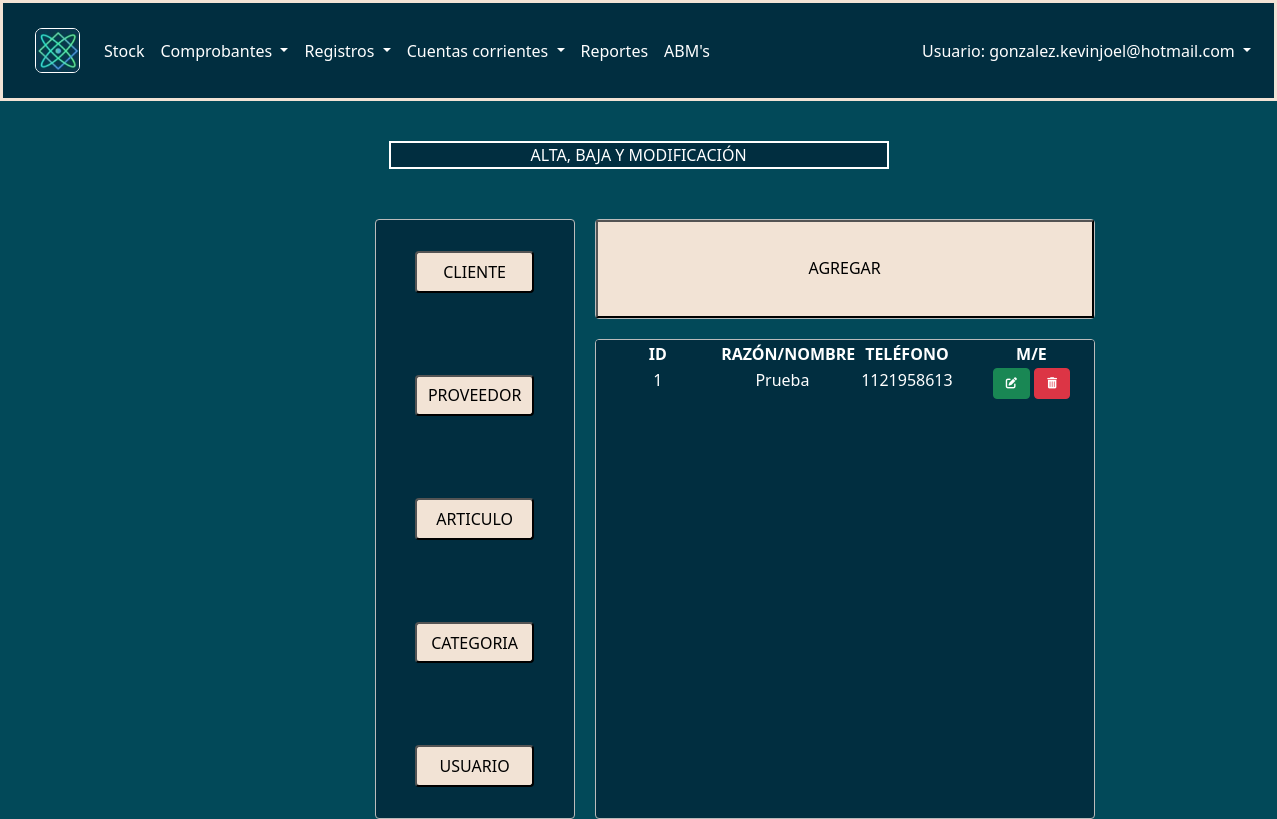
The app's page /abm/abmproveedor/ (signed in), older data.
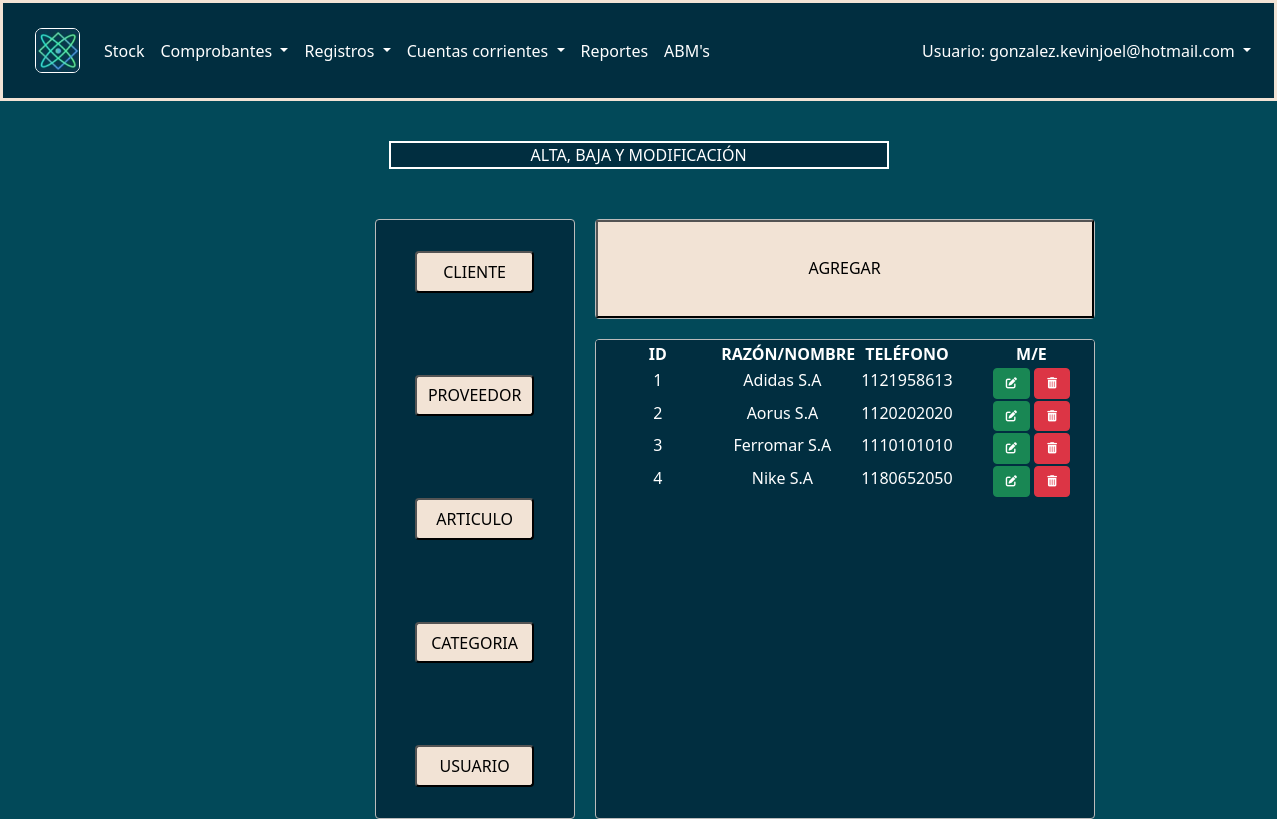
The same page, newer data.
### AppProveedores/models.py (models this page shows, shortened)
class Proveedores(models.Model):
    id_proveedor = models.IntegerField(primary_key = True)
    cuit = models.PositiveIntegerField()
    razon_social = models.CharField('Razón social', max_length=30)
    condicion = models.ForeignKey(CondicionFiscal, on_delete=models.CASCADE)
    telefono = models.CharField('Teléfono', max_length=30)
    email = models.EmailField('Email')
    direccion = models.ForeignKey(Direcciones, on_delete = models.CASCADE)
    created = models.DateTimeField(auto_now_add=True)
    updated = models.DateTimeField(auto_now_add=True)
    class Meta:
        verbose_name = "Proveedor"
        verbose_name_plural = "Proveedores"

### AppABM/views.py (the view)
# urls.py: path('abmproveedor/', views.abmproveedor, name="abmproveedor"),
@login_required
def abmproveedor(request):
    proveedor = Proveedores.objects.all()
    return render(request, "AppABM/abmproveedor.html", {"pro":proveedor})

### AppAgregar/context_processor.py (called while the page is built)
def importe_total(request):
    total=0.0
    if request.user.is_authenticated:
        if "agregar" in request.session.keys():
                for key, value in request.session['agregar'].items():
                        total=total+value['totalcant']
    return {'importe_total': total}

def importe_totalsiniva(request):
    total=0.0
    if request.user.is_authenticated:
        if "agregar" in request.session.keys():
                for key, value in request.session['agregar'].items():
                        total=total+value['subtotal']
    return {'totalsiniva': total}

### AppAgregarV/context_processor.py (called while the page is built)
def importe_total(request):
    total=0.0
    if request.user.is_authenticated:
        if "agregarv" in request.session.keys():
                for key, value in request.session['agregarv'].items():
                        total=total+value['totalcant']
    return {'totalventaIVA': total}

def importe_totalsiniva(request):
    total=0.0
    if request.user.is_authenticated:
        if "agregarv" in request.session.keys():
                for key, value in request.session['agregarv'].items():
                        total=total+value['subtotal']
    return {'totalventa': total}

### AppABM/templates/AppAbm/abmproveedor.html
{% extends "base/base.html" %}
{% load static %}
{% block content %}
<div class="titulocentro">
    <p class="titulofact">ALTA, BAJA Y MODIFICACIÓN</p>
</div>
<div class="todo">
    <div class="cuadrado">
        <div class="cuadro uno">
            <button type="button" class="botonesabm uno">
                <a style="text-decoration:none; color: black" href="{% url 'Abm' %}">CLIENTE</a>
            </button>
            <button type="button" class="botonesabm">
                PROVEEDOR
            </button>
            <button type="button" class="botonesabm">
                <a style="text-decoration:none; color: black" href="{% url 'abmarticulo' %}">ARTICULO</a>
            </button>
            <button type="button" class="botonesabm">
                <a style="text-decoration:none; color: black" href="{% url 'abmcategoria' %}">CATEGORIA</a>
            </button>
            <button type="button" class="botonesabm">
                <a style="text-decoration:none; color: black" href="{% url 'abmusuario' %}">USUARIO</a>
            </button>
        </div>
        <div class="cuadrado dos">
            <div class="cuadro dos">
                <button  style="background-color: #F2E3D5;" type="button" class="botonagregar">
                    <a style="text-decoration:none; color: black; margin-top: 25px;" class="nav-link stock {% if '/agregar/' in request.path %} active {% endif %} prueba" aria-current="page" href="{% url 'agregar_proveedor' %}"> AGREGAR</a>
                </button>
            </div>
            <div class="cuadro tres">
                <table>
                    <thead class="headtabledospr">
                        <tr>
                            <th class="titulotablapr">ID</th>
                            <th class="titulotablapr">RAZÓN/NOMBRE</th>
                            <th class="titulotablapr">TELÉFONO</th>
                            <th class="titulotablapr">M/E</th>
                        </tr>
                    </thead>
                    <tbody>
                        {% if pro %}
                            {% for proveedores in pro %}
                            <tr class="proveedorabm">
                                <td class="contenidotablapr">{{ proveedores.id_proveedor }}</td>
                                <td class="contenidotablapr">{{ proveedores.razon_social }}</td>
                                <td class="contenidotablapr">{{ proveedores.telefono }}</td>
                                <td class="contenidotablapr">
                                    <a href="{% url 'modificar_proveedor' proveedores.id_proveedor %}" class="btn btn-success" style="font-size: 70%;"><i class="fa-solid fa-pen-to-square"></i></a>
                                    <a href="{% url 'modificar_cliente' proveedores.id_proveedor %}" class="btn btn-danger" style="font-size: 70%;"><i class="fa-solid fa-trash-can"></i></a>
                                </td>
                            </tr>
                            {% endfor %}
                        {% endif %}
                    </tbody>
                </table>
            </div>
        </div>
    </div>
</div>
{% endblock %}

### templates/base/base.html (shortened to what this page needs)
{% extends "AppNav/barra.html" %}
    {% load bootstrap4 %}
    {% load sweetify %}
    {% load static %}

### AppNav/templates/AppNav/barra.html (shortened to what this page needs)
<!doctype html>
<html lang="en">
  <head>
    {% load bootstrap4 %}
    {% bootstrap_css %}
    {% load sweetify %}
    {% load static %}
    <link href="https://cdn.jsdelivr.net/npm/bootstrap@5.1.3/dist/css/bootstrap.min.css" rel="stylesheet">
    <link href="{% static 'base/css/styles.css' %}" rel="stylesheet">
    <link rel="stylesheet" href="https://cdnjs.cloudflare.com/ajax/libs/font-awesome/6.1.1/css/all.min.css">
  </head>
  <body class="bodybase">
    <nav class="navbar navbar-expand-lg navbar-light bg-light" style="box-shadow: 2px 2px 3px 3px #3F4450">
      <div class="container-fluid">
        <a class="navbar-brand zz" href="{% url 'Home' %}"><img src="/static/base/img/logoge.png" class="logo" alt="Logo"></a>
      {% if request.user.is_authenticated %}
        <div class="collapse navbar-collapse" id="navbarSupportedContent">
          <ul class="navbar-nav me-auto mb-2 mb-lg-0" style="width: 80%;">
            <li class="nav-item">
              <a class="nav-link zz yy" aria-current="page" href="{% url 'Stock' %}">Stock</a>
            </li>
            <li class="nav-item dropdown">
              <a class="nav-link dropdown-toggle zz yy" href="#" id="navbarDropdown" role="button" data-bs-toggle="dropdown" aria-expanded="false">
                Comprobantes
              </a>
            </li>
            <li class="nav-item dropdown">
              <a class="nav-link dropdown-toggle zz yy" href="#" id="navbarDropdown" role="button" data-bs-toggle="dropdown" aria-expanded="false">
                Registros
              </a>
            </li>
            <li class="nav-item dropdown">
              <a class="nav-link dropdown-toggle zz yy" href="#" id="navbarDropdown" role="button" data-bs-toggle="dropdown" aria-expanded="false">
                Cuentas corrientes
              </a>
            </li>
            <li class="nav-item">
              <a class="nav-link zz yy" href="{% url 'Reportes' %}">Reportes</a>
            </li>
            <li class="nav-item">
              <a class="nav-link zz yy" href="{% url 'Abm' %}" style="width: 250px;">ABM's</a>
            </li>
          </ul>
          <div style="position: relative">
          <li class="nav-item dropdown" style="float: right; display: contents;">
            <a class="nav-link dropdown-toggle zz yy" href="#" id="navbarDropdown" role="button" data-bs-toggle="dropdown" aria-expanded="false" style="text-align: -webkit-right;">
            Usuario: {{ request.user.email }}
            </a>
          </li>
          </div>
          {% endif %}
        </div>
      </div>
    </nav>
    {% block content %}
    {% endblock %}
  </body>
</html>

### static/base/css/styles.css (style rules this page uses)
.navbar.navbar-expand-lg.navbar-light.bg-light { padding: 20px; background-color:#012E40 !important; box-shadow: none !important; border:solid #F2E3D5; }
.nav-link.zz.yy { color:white; }
.logo { border: solid 0.5px white; border-radius: 10px; }
.bodybase { background: #024959; background-attachment: fixed; }
.logo { width: 45px; height: 45px; border-radius: 7px; }
.nav-link.stock { display: inline-block; width: 100%; height: 100%; margin-top: 5px; }
.titulocentro { margin-top: 40px; text-align: -webkit-center; }
.titulofact { background-color: #012E40; color: white; width: 500px; border: solid white 2px; text-align: -webkit-center; }
.todo { margin-right: auto; margin-left: auto; }
.cuadrado { margin-top: 50px; display: grid; grid-gap: 20px; grid-template-columns: 45% 50%; }
.botonesabm { margin-left: auto; margin-right: auto; width: 60%; height: 40%; border-radius:4px; background-color: #F2E3D5; }
.cuadrado.dos { display: inline-block; display: grid; grid-gap: 20px; grid-template-columns: 1fr; margin-top: 0px; }
.cuadro { border-radius:4px; border:1px solid #bbb; display: inline-block; display: grid; grid-gap: 20px; }
.cuadro.uno { background-color: #012E40; text-align: center; width: 200px; height: 600px; margin-left: auto; align-items: center; }
.cuadro.dos { background-color: black; text-align: center; width: 500px; height: 100px; }
.cuadro.tres { background-color: #012E40; text-align: center; width: 500px; height: 480px; overflow-y: auto; overflow-x: hidden; }
.proveedorabm { color: white; display: flex; }
.headtabledospr { background-color: #012E40; color: white; }
.titulotablapr { display: inline-block !important; width: 25% !important; }
.contenidotablapr { display: inline-block !important; width: 25% !important; }

Row changes from the older to the newer data that the page shows:
changed Proveedores id 1: razon_social "Prueba" → "Adidas S.A"
added Proveedores: id_proveedor "2", razon_social "Aorus S.A", telefono "1120202020"
added Proveedores: id_proveedor "3", razon_social "Ferromar S.A", telefono "1110101010"
added Proveedores: id_proveedor "4", razon_social "Nike S.A", telefono "1180652050"
